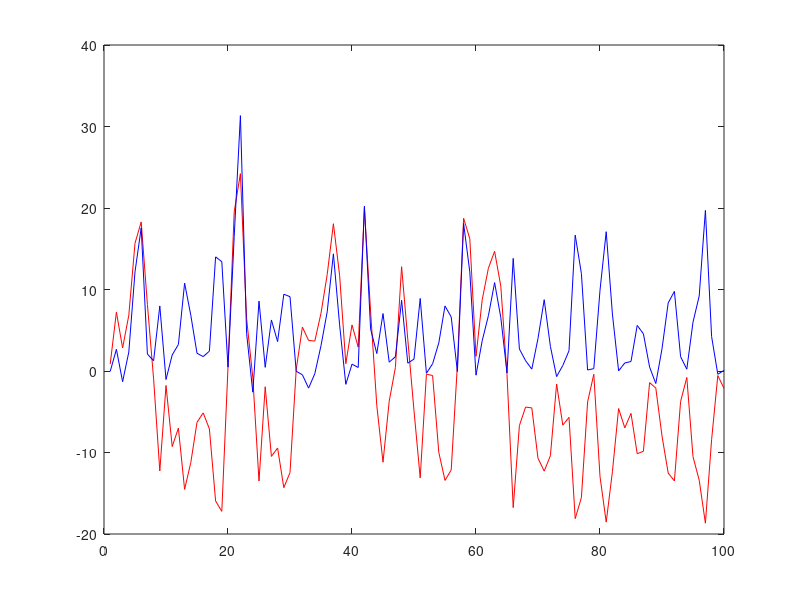

Recreate this plot in MATLAB.
n=wgn(1,100,10,'linear');
x0=randn;
for k=1:100
    xT(k)=.5*x0+(25*x0)/(1+x0^2)+n(k)+8*cos(1.2*(k)); 
    x0=xT(k);
end
y=(xT.^2)/20+wgn(1,100,1,'linear');
plot([1:100],xT,'r',[1:100],y,'b');